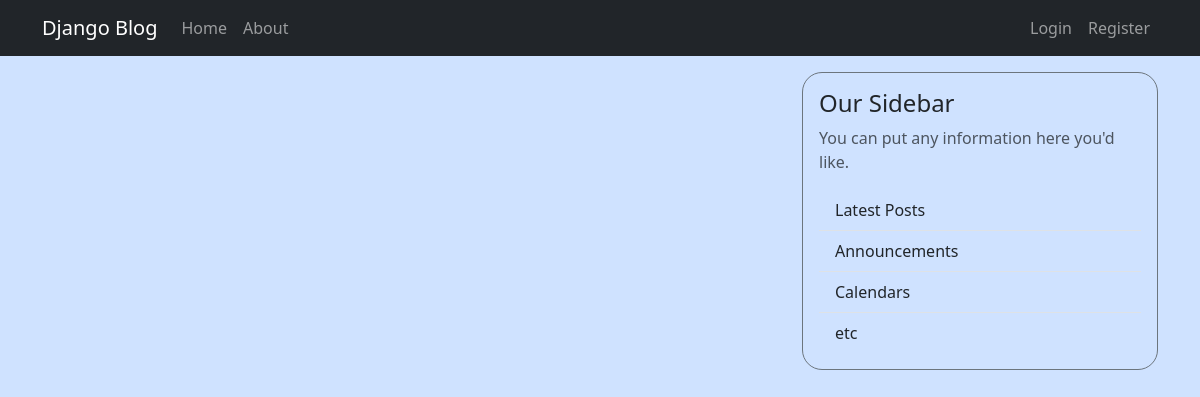
The app's page /, older data.
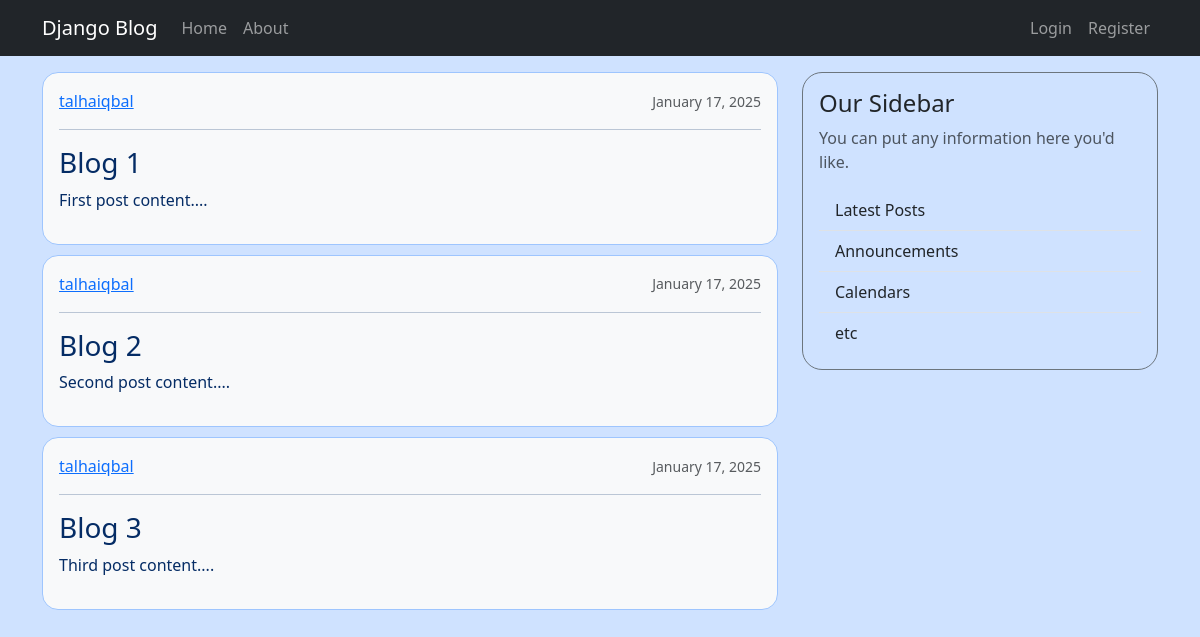
The same page, newer data.
### blog/models.py (models this page shows, shortened)
class Post(models.Model):
    title = models.CharField(max_length=100)
    content = models.TextField()
    created_at = models.DateTimeField(default=timezone.now)
    author = models.ForeignKey(User, on_delete=models.CASCADE)

### blog/views.py (the view)
# urls.py: path('', views.home, name='blog-home'),
def home(request):
    context = {
        'title': 'Home',
        'posts': Post.objects.all()
    }
    return render(request, 'blog/home.html', context)

### blog/templates/blog/home.html
{% extends 'blog/base.html' %}
{% block content %}
    {% for post in posts %}
        <div class="p-3 text-primary-emphasis bg-light border border-primary-subtle rounded-4" style="margin-bottom: 10px">
            <div class="d-flex justify-content-between align-items-center">
                <a class="mr-2" href="#">{{ post.author }}</a>
                <small class="text-muted">{{post.created_at|date:"F d, Y"}}</small>
            </div>
            <hr>
            <h3>{{post.title}}</h3>
            <p>{{post.content}}</p>
        </div>
    {% endfor %}
{% endblock content %}

### blog/templates/blog/base.html (shortened to what this page needs)
{% load crispy_forms_tags %}
<!doctype html>
<html lang="en">
<head>
    <link href="https://cdn.jsdelivr.net/npm/bootstrap@5.3.3/dist/css/bootstrap.min.css" rel="stylesheet">
</head>
<body class="bg-primary-subtle">
    <nav class="navbar navbar-expand-lg navbar-dark bg-dark fixed-top">
        <div class="container">
            <a class="navbar-brand" href="{% url 'blog-home' %}">Django Blog</a>
            <div class="collapse navbar-collapse" id="navbarNav">
                <ul class="navbar-nav me-auto">
                    <li class="nav-item">
                        <a class="nav-link" href="{% url 'blog-home' %}">Home</a>
                    </li>
                    <li class="nav-item">
                        <a class="nav-link" href="{% url 'blog-about' %}">About</a>
                    </li>
                </ul>
                <ul class="navbar-nav">
                    {% if user.is_authenticated %}
                    <li class="nav-item">
                        <a class="nav-link" href="{% url 'profile' %}">Profile</a>
                    </li>
                    <form action="{% url 'logout' %}" method="POST">
                        {% csrf_token %}
                        <button type="submit" class="btn btn-outline-light">Logout</button>
                    </form>
                    {% else %}
                    <li class="nav-item">
                        <a class="nav-link" href="{% url 'login' %}">Login</a>
                    </li>
                    <li class="nav-item">
                        <a class="nav-link" href="{% url 'register' %}">Register</a>
                    </li>
                    {% endif %}
                </ul>
            </div>
        </div>
    </nav>
    <main class="container mt-5 pt-4">
        <div class="row">
            <div class="col-md-8">
                {% block content %}{% endblock %}
            </div>
            <div class="col-md-4">
                <div class="card bg-primary-subtle border-secondary" style="border-radius: 20px">
                    <div class="card-body">
                        <h4 class="card-title">Our Sidebar</h4>
                        <p class="card-text text-muted">You can put any information here you'd like.</p>
                        <ul class="list-group list-group-flush">
                            <li class="list-group-item bg-primary-subtle">Latest Posts</li>
                            <li class="list-group-item bg-primary-subtle">Announcements</li>
                            <li class="list-group-item bg-primary-subtle">Calendars</li>
                            <li class="list-group-item bg-primary-subtle">etc</li>
                        </ul>
                    </div>
                </div>
            </div>
        </div>
    </main>
</body>
</html>

Row changes from the older to the newer data that the page shows:
added Post: author "talhaiqbal", created_at "January 17, 2025", title "Blog 1", content "First post content...."
added Post: author "talhaiqbal", created_at "January 17, 2025", title "Blog 2", content "Second post content...."
added Post: author "talhaiqbal", created_at "January 17, 2025", title "Blog 3", content "Third post content...."
